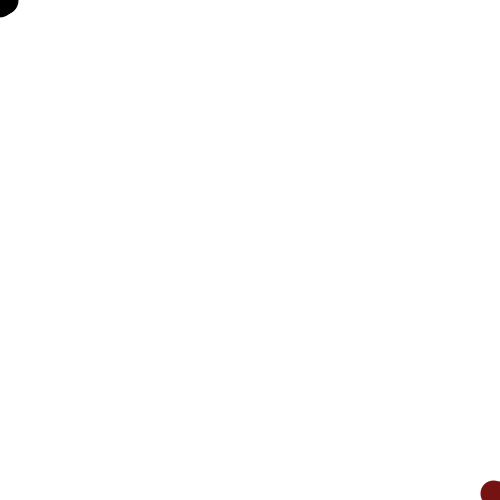
Frame 1 (no input)
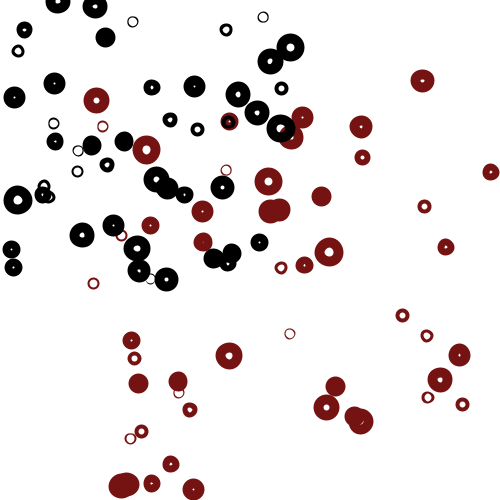
Frame 60 (the mouse pressed at the canvas centre just before this capture)
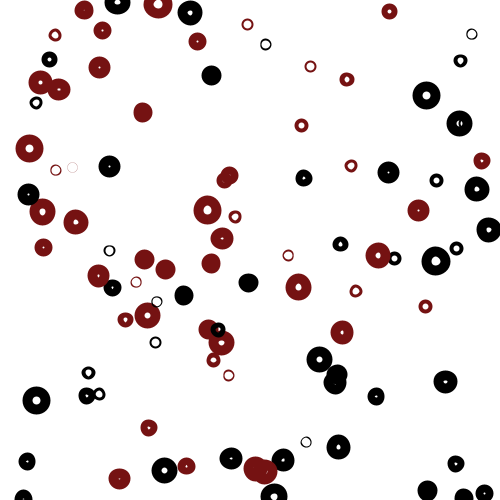
Frame 120 (the mouse held since frame 60 and released just before this capture)

The Processing sketch that drew these frames (run headless with seeded random() and noise(); from frame 60 on, the mouse is pressed at the canvas centre):

// Processing sketch: natalias10e00
// ── natalias10e00.pde
//variable
Natalia [] n= new Natalia[50];

void setup() {
size(500,500);
for(int i= 0; i< n.length; i++){
n[i]= new Natalia(random(20));
}
}

void draw(){
background(255);
for(int i= 0; i< n.length; i++){
  n[i].uno();
  n[i].dos();
}
}
// ── Natalia.pde
class Natalia {
  float x, y, x2, y2, vx, vy, vx2, vy2, tam;
  color negro, blanco, burdeo;

//constructor
Natalia (float tam){
 x = 0;
 y = 0;
 x2 = 500;
 y2 = 500;
 vx = random(-5,5);
 vy = random(-5,5);
 vx2 = random(-7,7);
 vy2 = random(-7,7);
 negro = (#000000);
 blanco = (#FFFFFF);
 burdeo = (#751212);
 this.tam = tam;

}

//metodos
void uno(){
mov1();
cir1();
}

//movimiento random
void mov1() {
x += vx;
y += vy;

if (x < 0 || x > 500) { // si x es menor que 0 o x es mayor que 500
    vx *= -1;            // entonces la velocidad es -1
}
 
 if (y < 0 || y > 500) { // si y es menor que 0 o y es mayor que 500
    vy *= -1;            // entonces la velocidad es -1
}
}

//donuts moviendose como exploción
void cir1(){
  stroke(negro);
  strokeWeight(10);
  noFill();
  ellipse(x, y, tam, tam);
}


void dos(){
mov2();
cir2();
}

//movimiento random
void mov2() {
x2 += vx2;
y2 += vy2;

if (x2 < 0 || x2 > 500) { // si x2 es menor que 0 o x2 es mayor que 500
    vx2 *= -1;            // entonces la velocidad es -1
}
 
 if (y2 < 0 || y2 > 500) { // si y2 es menor que 0 o y2 es mayor que 500
    vy2 *= -1;            // entonces la velocidad es -1
}
}

//donuts moviendose como exploción
void cir2(){
  stroke(burdeo);
  strokeWeight(10);
  noFill();
  ellipse(x2, y2, tam, tam);
}
}
